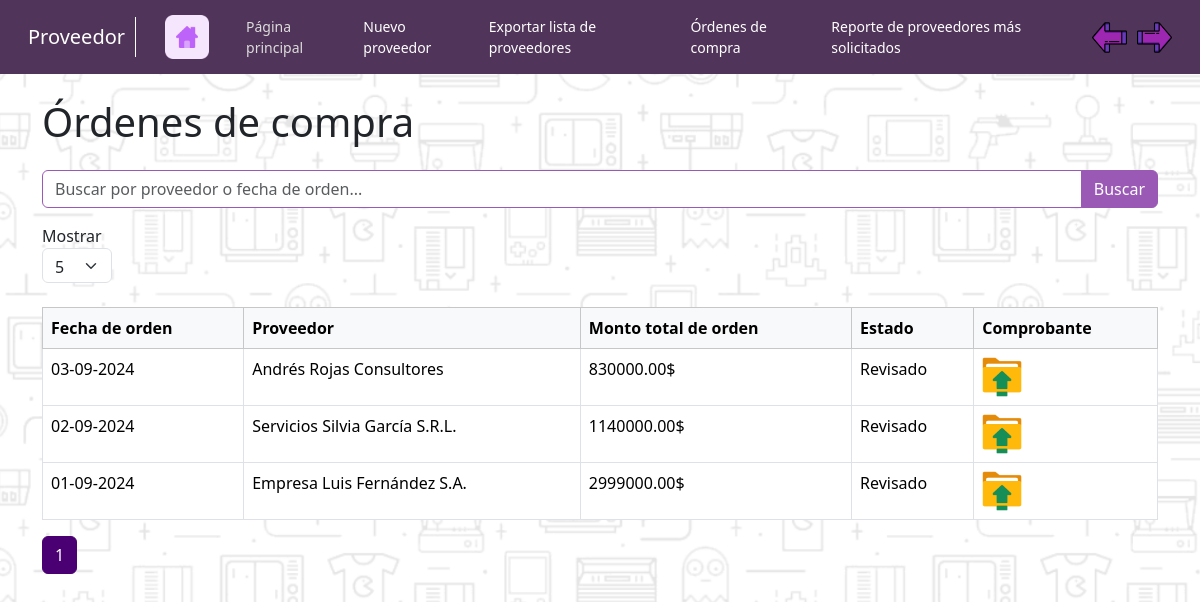
Screenshot of /app/Proveedores/ordenesDeCompra.php (signed in) with the database file from the repository.
### tables this page shows
CREATE TABLE tb_ordenes_compra (
    idOrdenCompra INT PRIMARY KEY AUTO_INCREMENT,
    fechaOrden DATE,
    proveedor_id INT,
    totalOrdenCompra DECIMAL(12,2),
    estado_orden_id INT,
    FOREIGN KEY (proveedor_id) REFERENCES tb_proveedores(idProveedor),
    FOREIGN KEY (estado_orden_id) REFERENCES tb_estados_logicos(idEstLog)
);

CREATE TABLE tb_personas_juridicas (
    idPersonaJuridica INT PRIMARY KEY AUTO_INCREMENT,
    razonSocial VARCHAR(100),
    persona_fisica_id INT,
    estado_persona_juridica_id INT,
    FOREIGN KEY (persona_fisica_id) REFERENCES tb_personas_fisicas(idPersonaFisica),
    FOREIGN KEY (estado_persona_juridica_id) REFERENCES tb_estados_logicos(idEstLog)
);

CREATE TABLE tb_estados_logicos (
    idEstLog INT PRIMARY KEY AUTO_INCREMENT,
    nombreEstLog VARCHAR(50)
);

### app/Proveedores/ordenesDeCompra.php (the view, shortened to what this page needs)
<?php
include_once '../modelos/conexion.php';
include_once '../controladores/Paginador.php';
$pagina_actual = isset($_GET['page']) ? (int)$_GET['page'] : 1;
$registros_por_pagina = isset($_GET['num_registros']) ? (int)$_GET['num_registros'] : 5;
$search = isset($_GET['search']) ? $_GET['search'] : '';
$search = mysqli_real_escape_string($conection, $search);
$query_count = "
    SELECT COUNT(*) AS total
    FROM tb_ordenes_compra AS oc
    LEFT JOIN tb_personas_juridicas AS pj ON oc.proveedor_id = pj.idPersonaJuridica
    LEFT JOIN tb_estados_logicos AS el ON oc.estado_orden_id = el.idEstLog
    WHERE (pj.razonSocial LIKE '%$search%' OR oc.fechaOrden LIKE '%$search%')
";
$result_count = mysqli_query($conection, $query_count);
$total_registros = mysqli_fetch_assoc($result_count)['total'];
$paginador = new Paginador($pagina_actual, $total_registros, $registros_por_pagina);
?>
<!DOCTYPE html>
<html lang="es">
<head>
    <link href="https://cdn.jsdelivr.net/npm/bootstrap@5.3.3/dist/css/bootstrap.min.css" rel="stylesheet">
    <link rel="stylesheet" href="../assets/css/style_productos_vw.css">
    <link rel="stylesheet" href="../assets/css/style_nav_module.css">
</head>
<body>
    <?php require_once 'nav_proveedores.php'; ?>
    <div class="container mt-4">
        <h1 class="mb-4">Órdenes de compra</h1>
        <form method="GET" action="ordenesDeCompra.php" class="mb-4">
            <div class="input-group mb-3">
                <input type="text" class="form-control" name="search" placeholder="Buscar por proveedor o fecha de orden..." value="<?php echo htmlspecialchars($search); ?>">
                <button class="btn btn-primary" type="submit">Buscar</button>
            </div>
            <div class="form-group">
                <label for="num_registros">Mostrar</label>
                <select id="num_registros" name="num_registros" class="form-select custom-select" onchange="this.form.submit()" style="width: 70px; height: 35px;">
                    <option value="5" <?php echo $registros_por_pagina == 5 ? 'selected' : ''; ?>>5</option>
                </select>
            </div>
        </form>
        <table class="table table-bordered table-hover">
            <thead class="table-light">
                <tr>
                    <th>Fecha de orden</th>
                    <th>Proveedor</th>
                    <th>Monto total de orden</th>
                    <th>Estado</th>
                    <th>Comprobante</th>
                </tr>
            </thead>
            <tbody>
                <?php
                $inicio = ($pagina_actual - 1) * $registros_por_pagina;
                $query_ordenes = "
                SELECT
                    oc.idOrdenCompra,
                    oc.fechaOrden,
                    pj.razonSocial AS proveedor,
                    oc.totalOrdenCompra,
                    el.nombreEstLog AS estadoOrden
                FROM
                    tb_ordenes_compra AS oc
                LEFT JOIN
                    tb_personas_juridicas AS pj ON oc.proveedor_id = pj.idPersonaJuridica
                LEFT JOIN
                    tb_personas_fisicas AS pf ON pj.persona_fisica_id = pf.idPersonaFisica
                LEFT JOIN
                    tb_estados_logicos AS el ON oc.estado_orden_id = el.idEstLog
                WHERE
                    pj.razonSocial LIKE '%$search%'
                    OR oc.fechaOrden LIKE '%$search%'
                ORDER BY
                    oc.fechaOrden DESC
                LIMIT
                    $inicio, $registros_por_pagina;
                ";
                $result_ordenes = mysqli_query($conection, $query_ordenes);
                while ($orden = mysqli_fetch_assoc($result_ordenes)) {
                    $fecha = DateTime::createFromFormat('Y-m-d', $orden['fechaOrden']);
                    $fecha_formateada = $fecha->format('d-m-Y');
                    echo "<tr>";
                    echo "<td>{$fecha_formateada}</td>";
                    echo "<td>{$orden['proveedor']}</td>";
                    echo "<td>{$orden['totalOrdenCompra']}&dollar;</td>";
                    echo "<td>{$orden['estadoOrden']}</td>";
                    $idOrdenCompra = $orden['idOrdenCompra'];
                    $ubicacionDocumento = "../uploads/documentos/orden_{$idOrdenCompra}_*";
                    $archivos = glob($ubicacionDocumento);
                    echo "<td>";
                    if (empty($archivos)) {
                        echo "<form action='cargarDocumento.php' method='POST' enctype='multipart/form-data' style='display: inline;'>
                            <input type='file' name='documento' id='fileInput_{$idOrdenCompra}' class='d-none' accept='.pdf,.doc,.docx,.txt' onchange='this.form.submit()'>
                            <input type='hidden' name='idOrdenCompra' value='{$idOrdenCompra}'>
                            <img src='../assets/img/subirArchivo.png' alt='Cargar documento' style='cursor: pointer; width: 40px;' onclick='confirmarCarga({$idOrdenCompra});'>
                        </form>";
                    } else {
                        echo "<img src='../assets/img/archivoGuardado.png' alt='Ver documento' style='cursor: pointer; width: 40px;'
                            onclick='confirmarDescarga(\"{$archivos[0]}\")'>";
                    }
                    echo "</td>";
                }
                ?>
            </tbody>
        </table>
        <nav aria-label="Page navigation">
            <?php echo $paginador->mostrar_paginacion(); ?>
        </nav>
    </div>
</body>
</html>

### app/assets/css/style_productos_vw.css (style rules this page uses)
body { background: url('../img/background-black.png') no-repeat center center fixed; background-size: cover; }
.form-control { border-color: #9b59b6; }
.btn-primary { background-color: #9b59b6; border-color: #9b59b6; color: #ffffff; }

### rows the page displays
tb_ordenes_compra: fechaOrden "03-09-2024", tb_personas_juridicas.razonSocial "Andrés Rojas Consultores", totalOrdenCompra "830000.00", estado_orden.nombreEstLog "Revisado"
tb_ordenes_compra: fechaOrden "02-09-2024", tb_personas_juridicas.razonSocial "Servicios Silvia García S.R.L.", totalOrdenCompra "1140000.00", estado_orden.nombreEstLog "Revisado"
tb_ordenes_compra: fechaOrden "01-09-2024", tb_personas_juridicas.razonSocial "Empresa Luis Fernández S.A.", totalOrdenCompra "2999000.00", estado_orden.nombreEstLog "Revisado"
